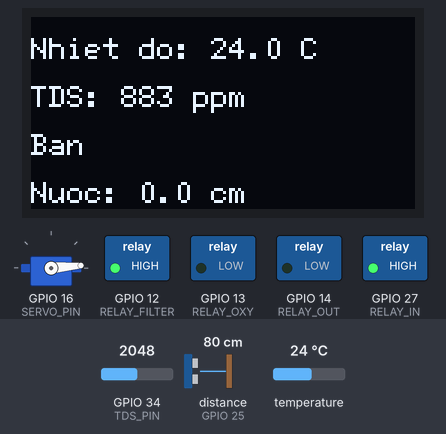
Recording of a sketch running on a simulated ESP32. Shown: 128×64 one-colour display, servo, switched loads named in the sketch (green lamp = pin HIGH). Wiring (inferred from the names in the program): ultrasonic range finder: trigger GPIO 26; echo GPIO 25. The test bench sets the inputs (shaded band); at power-on: GPIO 34 (TDS_PIN) = 2048, distance to the obstacle (sensor on GPIO 25) 80 cm, temperature 24 °C (analog values on the 0–4095 scale). The echo pulse lasts 58.3 µs per cm; WiFi joins after 1.5 s; servers stay silent unless stated; uploads are accepted with an empty reply; EEPROM starts erased; pins used as bus, display or sensor lines are not drawn.

Above: at 3.5 s.
3.6 s: GPIO 34 (TDS_PIN) set to 1523
At 6.1 s:
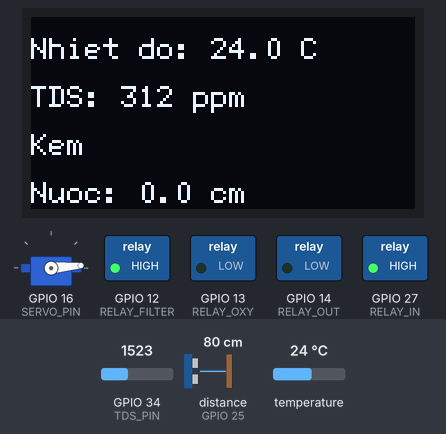
6.4 s: GPIO 34 (TDS_PIN) set to 1405
At 7.6 s:
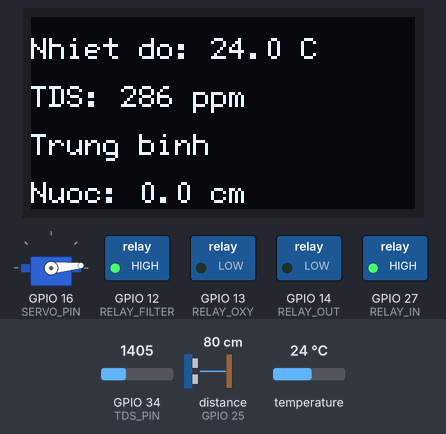
8.4 s: GPIO 34 (TDS_PIN) set to 486
At 10.0 s:
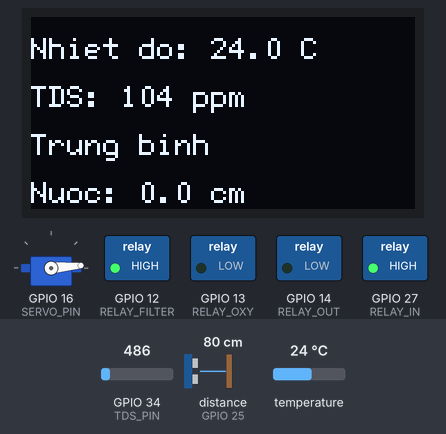
10.5 s: GPIO 34 (TDS_PIN) set to 423
At 11.9 s:
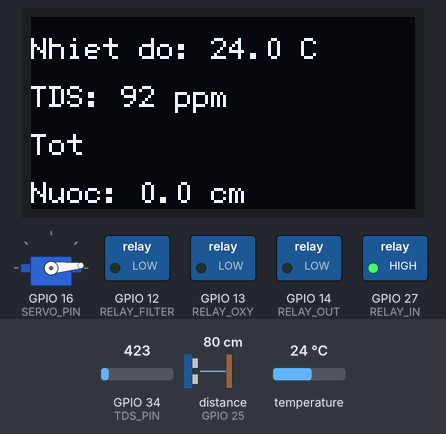
13.0 s: distance to the obstacle (sensor on GPIO 25) set to 18 cm
At 13.9 s:
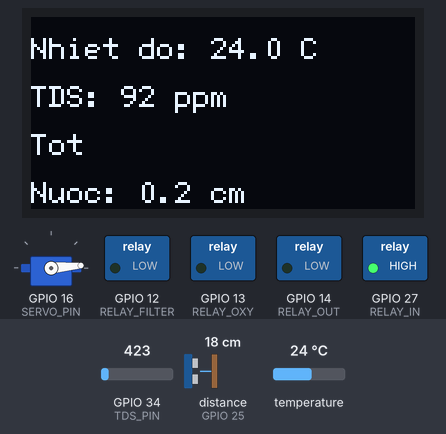
15.5 s: temperature set to 12 °C
At 17.6 s:
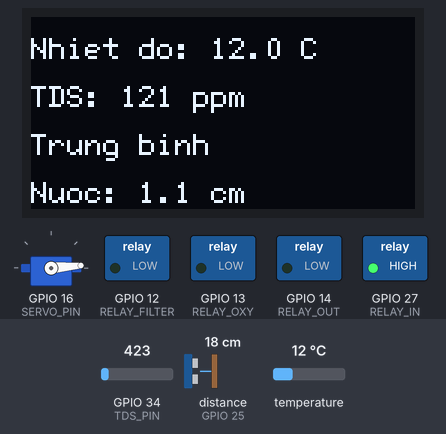
Timing chart, 0 to 19.1 s (numbered marks = the images above; inputs shaded):
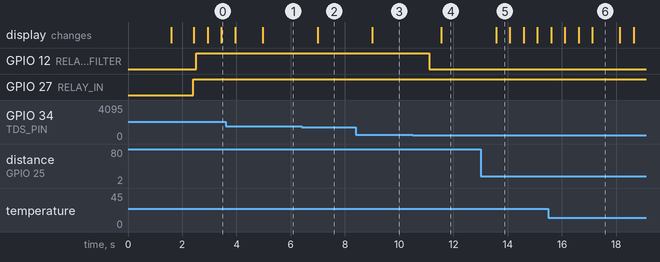

The sketch:

fish_tank_last.ino
```cpp
#include <WiFi.h>
#include <HTTPClient.h>
#include <ArduinoJson.h>
#include <ESP32Servo.h>
#include <Wire.h>
#include <U8g2lib.h>
#include <OneWire.h>
#include <DallasTemperature.h>
#include <Preferences.h>

// ============================================================
//  CẤU HÌNH PHẦN CỨNG
// ============================================================
#define RELAY_ON  HIGH
#define RELAY_OFF LOW

#define ONE_WIRE_BUS  4
#define TDS_PIN       34
#define TRIG_PIN      26
#define ECHO_PIN      25
#define TANK_HEIGHT   20
#define RELAY_IN      27
#define RELAY_OUT     14
#define RELAY_OXY     13
#define RELAY_FILTER  12
#define SERVO_PIN     16

// ============================================================
//  CẤU HÌNH MẠNG & SERVER  (lưu trong NVS — xem setup())
// ============================================================
static char s_ssid[64]        = "";
static char s_pass[64]        = "";
static char s_serverBase[128] = "https://fish.kolla.click";
static char s_tgToken[128]    = "";
static char s_tgChatId[32]    = "";

// ============================================================
//  NGƯỠNG
// ============================================================
#define TDS_THRESHOLD_ON   200
#define TDS_THRESHOLD_OFF  100

#define LEVEL_LOW        12.0f
#define LEVEL_LOW_STOP   12.5f
#define LEVEL_HIGH_STOP  14.5f
#define LEVEL_HIGH       15.0f

#define CHANGE_DRAIN_TO   5.0f

#define ALERT_COOLDOWN_MS (5UL * 60UL * 1000UL)

// ============================================================
//  OBJECTS
// ============================================================
U8G2_SH1106_128X64_NONAME_F_HW_I2C display(U8G2_R0, U8X8_PIN_NONE);
OneWire           oneWire(ONE_WIRE_BUS);
DallasTemperature sensors(&oneWire);
Servo             feederServo;
Preferences       prefs;

// ============================================================
//  SHARED DATA (bảo vệ bởi mutex)
// ============================================================
struct SensorData {
  float temp       = 0;
  float tds        = 0;
  float waterLevel = 0;
};
static SensorData        shared;
static SemaphoreHandle_t sensorMutex;

// ============================================================
//  STATE MACHINES
// ============================================================
enum ChangeModeState : uint8_t { CM_IDLE, CM_DRAINING };
static volatile ChangeModeState changeModeState = CM_IDLE;

static portMUX_TYPE  ctrlMux            = portMUX_INITIALIZER_UNLOCKED;
static volatile bool oxyStateTarget     = false;
static volatile bool oxyStateApplied    = false;
static volatile bool filterStateApplied = false;

// ── Feeding ──────────────────────────────────────────────────
static volatile bool          feedingNow    = false;
static volatile unsigned long feedStartTime = 0;

// ── Telegram message queue ───────────────────────────────────
static QueueHandle_t tgQueue;  // queue of String*

// ── Alert cooldown ───────────────────────────────────────────
enum AlertType : uint8_t {
  ALERT_WATER_HIGH = 0, ALERT_WATER_LOW,
  ALERT_QUALITY_BAD, ALERT_TEMP_HIGH, ALERT_TEMP_LOW,
  ALERT_COUNT
};
static unsigned long lastAlertTime[ALERT_COUNT] = {0};

// ============================================================
//  HÀM PHỤ TRỢ
// ============================================================
static const char* getWaterQuality(float ppm) {
  if (ppm < 100) return "Tot";
  if (ppm < 300) return "Trung binh";
  if (ppm < 600) return "Kem";
  return "Ban";
}

static void enqueueTelegram(const String& msg) {
  String* p = new String(msg);
  if (!xQueueSend(tgQueue, &p, 0)) delete p;
}

static void sendAlert(AlertType type, const String& msg) {
  unsigned long now = millis();
  if (now - lastAlertTime[type] >= ALERT_COOLDOWN_MS) {
    lastAlertTime[type] = now;
    enqueueTelegram(msg);
  }
}

static void checkAndAlert(float temp, float tds, float level) {
  if (level > 17)
    sendAlert(ALERT_WATER_HIGH, "⚠️ <b>Cảnh báo bể cá!</b>\nMực nước cao: " + String(level, 1) + " cm");
  if (level < 5 && level > 0)
    sendAlert(ALERT_WATER_LOW,  "⚠️ <b>Cảnh báo bể cá!</b>\nMực nước thấp: " + String(level, 1) + " cm");
  if (tds > 600)
    sendAlert(ALERT_QUALITY_BAD,"🚨 <b>Nước xấu!</b>\nTDS: " + String(tds, 0) + " ppm");
  if (temp > 32)
    sendAlert(ALERT_TEMP_HIGH,  "🌡️ <b>Nhiệt độ cao!</b>\n" + String(temp, 1) + "°C");
  if (temp < 20 && temp > -10)
    sendAlert(ALERT_TEMP_LOW,   "🌡️ <b>Nhiệt độ thấp!</b>\n" + String(temp, 1) + "°C");
}

static void postJsonValue(const char* path, const String& value) {
  if (WiFi.status() != WL_CONNECTED) return;
  HTTPClient http;
  http.begin(String(s_serverBase) + path);
  http.addHeader("Content-Type", "application/json");
  http.POST(String("{\"value\":") + value + "}");
  http.end();
}

static void postSensorData(float t, float q, float w) {
  postJsonValue("/api/v1/temperature",   String(t, 2));
  postJsonValue("/api/v1/water-quality", String(q, 2));
  postJsonValue("/api/v1/water-level",   String(w, 2));
}

static bool getIsOnFromServer(const char* path, bool& isOn) {
  if (WiFi.status() != WL_CONNECTED) return false;
  HTTPClient http;
  http.begin(String(s_serverBase) + path);
  int code = http.GET();
  if (code == HTTP_CODE_OK) {
    StaticJsonDocument<256> doc;
    if (!deserializeJson(doc, http.getString()) && doc.containsKey("isOn")) {
      isOn = doc["isOn"];
      http.end();
      return true;
    }
  }
  http.end();
  return false;
}

static bool getShouldFeed(bool& shouldFeed) {
  if (WiFi.status() != WL_CONNECTED) return false;
  HTTPClient http;
  http.begin(String(s_serverBase) + "/api/v1/feeding/should-feed");
  int code = http.GET();
  if (code == HTTP_CODE_OK) {
    StaticJsonDocument<256> doc;
    if (!deserializeJson(doc, http.getString()) && doc.containsKey("shouldFeed")) {
      shouldFeed = doc["shouldFeed"];
      http.end();
      return true;
    }
  }
  http.end();
  return false;
}

// ============================================================
//  TASK 1: ĐỌC HC-SR04 (FreeRTOS)
// ============================================================
static void taskReadUltrasonic(void* pv) {
  const int   NUM_SAMPLES   = 9;
  const float OUTLIER_LIMIT = 3.0f;
  const float EMA_ALPHA     = 0.08f;
  float smoothedLevel = -1.0f;

  for (;;) {
    float raw[NUM_SAMPLES];
    int   validCount = 0;

    for (int i = 0; i < NUM_SAMPLES; i++) {
      digitalWrite(TRIG_PIN, LOW);  delayMicroseconds(2);
      digitalWrite(TRIG_PIN, HIGH); delayMicroseconds(10);
      digitalWrite(TRIG_PIN, LOW);
      long dur = pulseIn(ECHO_PIN, HIGH, 30000UL);
      if (dur > 0) raw[validCount++] = dur * 0.01715f;
      vTaskDelay(pdMS_TO_TICKS(15));
    }

    if (validCount == 0) { vTaskDelay(pdMS_TO_TICKS(500)); continue; }

    for (int i = 0; i < validCount - 1; i++)
      for (int j = i + 1; j < validCount; j++)
        if (raw[j] < raw[i]) { float t = raw[i]; raw[i] = raw[j]; raw[j] = t; }
    float medianDist = raw[validCount / 2];

    if (smoothedLevel >= 0 && fabsf(medianDist - (TANK_HEIGHT - smoothedLevel)) > OUTLIER_LIMIT) {
      vTaskDelay(pdMS_TO_TICKS(200)); continue;
    }

    float rawLevel = max(0.0f, (float)TANK_HEIGHT - medianDist);
    smoothedLevel  = (smoothedLevel < 0.0f) ? rawLevel
                   : smoothedLevel * (1.0f - EMA_ALPHA) + rawLevel * EMA_ALPHA;

    if (xSemaphoreTake(sensorMutex, pdMS_TO_TICKS(50))) {
      shared.waterLevel = smoothedLevel;
      xSemaphoreGive(sensorMutex);
    }
    vTaskDelay(pdMS_TO_TICKS(300));
  }
}

// ============================================================
//  TASK 2: ĐỌC TDS (FreeRTOS — không block loop)
// ============================================================
static void taskReadTDS(void* pv) {
  const int SAMPLES = 30;
  for (;;) {
    float adcSum = 0;
    for (int i = 0; i < SAMPLES; i++) {
      adcSum += analogRead(TDS_PIN);
      vTaskDelay(pdMS_TO_TICKS(2));
    }
    float voltage = (adcSum / SAMPLES) * (3.3f / 4095.0f);
    float tempC;
    if (xSemaphoreTake(sensorMutex, pdMS_TO_TICKS(20))) {
      tempC = shared.temp;
      xSemaphoreGive(sensorMutex);
    } else { tempC = 25.0f; }

    float comp = 1.0f + 0.02f * (tempC - 25.0f);
    float ec   = (133.42f * powf(voltage, 3) - 255.86f * powf(voltage, 2) + 857.39f * voltage) * 0.5f / comp;
    float tds  = ec * 0.67f;

    if (xSemaphoreTake(sensorMutex, pdMS_TO_TICKS(20))) {
      shared.tds = tds;
      xSemaphoreGive(sensorMutex);
    }
    vTaskDelay(pdMS_TO_TICKS(1000));
  }
}

// ============================================================
//  TASK 3: MẠNG (gộp request, xử lý Telegram queue)
// ============================================================
static void taskNetwork(void* pv) {
  for (;;) {
    vTaskDelay(pdMS_TO_TICKS(2000));

    String* tgMsg = nullptr;
    while (xQueueReceive(tgQueue, &tgMsg, 0) == pdTRUE && tgMsg) {
      if (WiFi.status() == WL_CONNECTED) {
        HTTPClient http;
        http.begin(String("https://api.telegram.org/bot") + s_tgToken + "/sendMessage");
        http.addHeader("Content-Type", "application/json");
        StaticJsonDocument<512> doc;
        doc["chat_id"] = s_tgChatId; doc["text"] = *tgMsg; doc["parse_mode"] = "HTML";
        String body; serializeJson(doc, body);
        http.POST(body); http.end();
      }
      delete tgMsg; tgMsg = nullptr;
    }

    if (WiFi.status() != WL_CONNECTED) continue;

    float t, q, w;
    if (xSemaphoreTake(sensorMutex, pdMS_TO_TICKS(100))) {
      t = shared.temp; q = shared.tds; w = shared.waterLevel;
      xSemaphoreGive(sensorMutex);
    } else { continue; }

    postSensorData(t, q, w);
    checkAndAlert(t, q, w);

    bool sOxy;
    if (getIsOnFromServer("/api/v1/system-control/oxygen", sOxy)) {
      portENTER_CRITICAL(&ctrlMux);
      oxyStateTarget = sOxy;
      portEXIT_CRITICAL(&ctrlMux);
    }

    bool sChg;
    if (getIsOnFromServer("/api/v1/system-control/water-drainage", sChg)) {
      if (sChg && changeModeState == CM_IDLE) {
        changeModeState = CM_DRAINING;
        enqueueTelegram("🔄 <b>Bắt đầu thay nước</b>\nĐang xả đến " + String(CHANGE_DRAIN_TO, 0) + " cm...");
      } else if (!sChg && changeModeState == CM_DRAINING) {
        changeModeState = CM_IDLE;
        enqueueTelegram("✅ <b>Thay nước hoàn tất!</b>\nChế độ tự động đã được khôi phục.");
      }
    }

    bool sFeed;
    if (getShouldFeed(sFeed) && sFeed && !feedingNow) {
      feederServo.write(55);
      feedingNow    = true;
      feedStartTime = millis();
      postJsonValue("/api/v1/feeding/ack", "true");
    }
  }
}

// ============================================================
//  SETUP
// ============================================================
void setup() {
  Serial.begin(115200);

  prefs.begin("fishtank", true);
  prefs.getString("ssid",     s_ssid,       sizeof(s_ssid));
  prefs.getString("pass",     s_pass,       sizeof(s_pass));
  prefs.getString("server",   s_serverBase, sizeof(s_serverBase));
  prefs.getString("tgToken",  s_tgToken,    sizeof(s_tgToken));
  prefs.getString("tgChatId", s_tgChatId,   sizeof(s_tgChatId));
  prefs.end();

  display.begin();
  display.setFont(u8g2_font_6x12_tr);
  display.clearBuffer();
  display.drawStr(0, 12, "WiFi...");
  display.sendBuffer();

  sensors.begin();
  sensors.setWaitForConversion(false);
  analogReadResolution(12);

  pinMode(TRIG_PIN,     OUTPUT);
  pinMode(ECHO_PIN,     INPUT);
  pinMode(RELAY_IN,     OUTPUT);
  pinMode(RELAY_OUT,    OUTPUT);
  pinMode(RELAY_OXY,    OUTPUT);
  pinMode(RELAY_FILTER, OUTPUT);

  digitalWrite(RELAY_IN,     RELAY_OFF);
  digitalWrite(RELAY_OUT,    RELAY_OFF);
  digitalWrite(RELAY_OXY,    RELAY_OFF);
  digitalWrite(RELAY_FILTER, RELAY_OFF);

  feederServo.attach(SERVO_PIN);
  feederServo.write(5);

  sensorMutex = xSemaphoreCreateMutex();
  tgQueue     = xQueueCreate(8, sizeof(String*));

  WiFi.begin(s_ssid, s_pass);
  for (int i = 0; i < 20 && WiFi.status() != WL_CONNECTED; i++) delay(500);

  display.clearBuffer();
  display.drawStr(0, 12, WiFi.status() == WL_CONNECTED ? "WiFi OK" : "WiFi FAIL");
  display.sendBuffer();
  delay(800);

  xTaskCreate(taskReadUltrasonic, "Ultrasonic", 4096,  NULL, 3, NULL);
  xTaskCreate(taskReadTDS,        "TDS",        4096,  NULL, 2, NULL);
  xTaskCreate(taskNetwork,        "Network",    16384, NULL, 1, NULL);
}

// ============================================================
//  LOOP — nhiệt độ, relay, servo, OLED
// ============================================================
void loop() {
  static bool          tempRequested = false;
  static unsigned long lastTempReq   = 0;
  static float         latestTemp    = 0;

  if (!tempRequested) {
    sensors.requestTemperatures();
    tempRequested = true;
    lastTempReq   = millis();
  }
  if (tempRequested && millis() - lastTempReq >= 750) {
    latestTemp    = sensors.getTempCByIndex(0);
    tempRequested = false;
  }

  float tempC, tdsValue, level;
  if (xSemaphoreTake(sensorMutex, pdMS_TO_TICKS(10))) {
    shared.temp = latestTemp;
    tempC    = shared.temp;
    tdsValue = shared.tds;
    level    = shared.waterLevel;
    xSemaphoreGive(sensorMutex);
  } else {
    vTaskDelay(pdMS_TO_TICKS(10));
    return;
  }

  // ── Logic bơm vào / bơm ra ──────────────────────────────
  bool cmdPumpIn = false, cmdPumpOut = false;

  switch (changeModeState) {
    case CM_DRAINING:
      if (level > CHANGE_DRAIN_TO) cmdPumpOut = true;
      break;

    case CM_IDLE:
    default: {
      static bool pumpInActive = false, pumpOutActive = false;
      if (!pumpInActive  && level < LEVEL_LOW)        pumpInActive  = true;
      if ( pumpInActive  && level >= LEVEL_LOW_STOP)  pumpInActive  = false;
      if (!pumpOutActive && level > LEVEL_HIGH)       pumpOutActive = true;
      if ( pumpOutActive && level <= LEVEL_HIGH_STOP) pumpOutActive = false;
      if (pumpInActive && pumpOutActive) pumpInActive = pumpOutActive = false;
      cmdPumpIn  = pumpInActive;
      cmdPumpOut = pumpOutActive;
      break;
    }
  }

  digitalWrite(RELAY_IN,  cmdPumpIn  ? RELAY_ON : RELAY_OFF);
  digitalWrite(RELAY_OUT, cmdPumpOut ? RELAY_ON : RELAY_OFF);

  // ── Relay Filter (tắt khi đang thay nước) ───────────────
  if (changeModeState == CM_DRAINING) {
    if (filterStateApplied) {
      filterStateApplied = false;
      digitalWrite(RELAY_FILTER, RELAY_OFF);
    }
  } else if (!filterStateApplied && tdsValue > TDS_THRESHOLD_ON) {
    filterStateApplied = true;
    digitalWrite(RELAY_FILTER, RELAY_ON);
  } else if (filterStateApplied && tdsValue < TDS_THRESHOLD_OFF) {
    filterStateApplied = false;
    digitalWrite(RELAY_FILTER, RELAY_OFF);
  }

  // ── Relay OXY (ghi GPIO chỉ khi thay đổi) ───────────────
  portENTER_CRITICAL(&ctrlMux);
  bool oxyChanged = (oxyStateTarget != oxyStateApplied);
  bool oxyVal     = oxyStateTarget;
  if (oxyChanged) oxyStateApplied = oxyVal;
  portEXIT_CRITICAL(&ctrlMux);
  if (oxyChanged) digitalWrite(RELAY_OXY, oxyVal ? RELAY_ON : RELAY_OFF);

  // ── Servo cho ăn ─────────────────────────────────────────
  if (feedingNow && millis() - feedStartTime > 1000) {
    feederServo.write(5);
    feedingNow = false;
  }

  // ── OLED (500ms) ──────────────────────────────────────────
  static unsigned long lastOled = 0;
  if (millis() - lastOled >= 500) {
    lastOled = millis();
    display.clearBuffer();
    display.setCursor(0, 14); display.print("Nhiet do: "); display.print(tempC, 1);    display.print(" C");
    display.setCursor(0, 30); display.print("TDS: ");      display.print(tdsValue, 0); display.print(" ppm");
    display.setCursor(0, 46);
    switch (changeModeState) {
      case CM_DRAINING: display.print("Dang xa nuoc..."); break;
      default:          display.print(getWaterQuality(tdsValue)); break;
    }
    display.setCursor(0, 62); display.print("Nuoc: "); display.print(level, 1); display.print(" cm");
    display.sendBuffer();
  }

  vTaskDelay(pdMS_TO_TICKS(10));
}
```

fish_tank_config.ino
```cpp
// ============================================================
//  FISH TANK - GHI CẤU HÌNH VÀO BỘ NHỚ ESP32
//  Hướng dẫn:
//  1. Sửa 5 dòng bên dưới theo thông tin của bạn
//  2. Upload sketch này lên ESP32
//  3. Mở Serial Monitor (115200 baud), chờ thấy "Xong!"
//  4. Upload lại file fish_tank_last.ino là xong
// ============================================================

#define MY_WIFI_SSID   "Iphone 15"
#define MY_WIFI_PASS   "1234567899"
#define MY_TG_TOKEN    "8742088977:AAHd42VKmKzbXef21JX9PtmmgEmQQD3nZjE"
#define MY_TG_CHAT_ID  "5540092261"
#define MY_SERVER      "https://fish.kolla.click"
```

Measured:
- the behaviour switches between 1469 and 1468 on GPIO 34 (TDS_PIN) (found by bisection; images 1 and 2)
- the behaviour switches between 466 and 465 on GPIO 34 (TDS_PIN) (found by bisection; images 3 and 4)
- after the input at 3.6 s, the display: first differs from a run without the input after 1.4 s (image 1)
- after the input at 6.4 s, the display: changes after 0.59 s (image 2)
- after the input at 8.4 s, the display: changes after 0.61 s (image 3)
- after the input at 10.5 s, GPIO 12 (RELAY_FILTER): HIGH → LOW after 0.61 s; the display: changes after 1.0 s (image 4)
- after the input at 13.0 s, the display: changes after 0.58 s (image 5)
